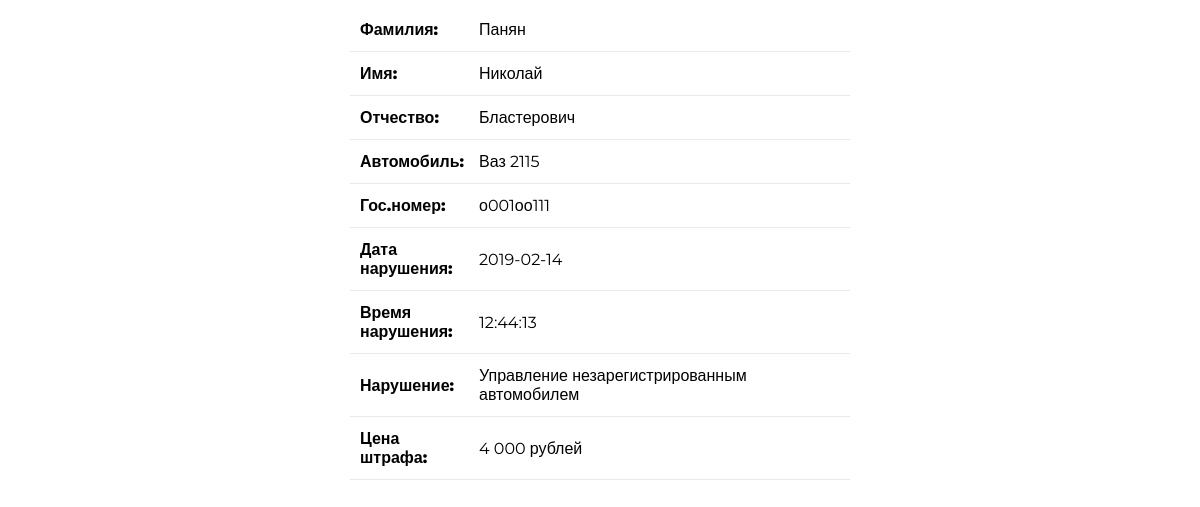
/lc.php?strahovka=A000B000000, run on the app's committed database.
### tables this page shows
CREATE TABLE IF NOT EXISTS `drivers` (
  `kod_avto` int(11) NOT NULL,
  `surname` text NOT NULL,
  `name` text NOT NULL,
  `fathername` text NOT NULL,
  `pasport` text NOT NULL
);

CREATE TABLE IF NOT EXISTS `avto` (
  `kod_avto` int(10) NOT NULL,
  `model` text NOT NULL,
  `gos_nomer` text NOT NULL,
  `strahovka` text
);

CREATE TABLE IF NOT EXISTS `narusheniya` (
  `kod_avto` int(11) NOT NULL,
  `id_narush` int(11) NOT NULL,
  `data` date NOT NULL,
  `time` time NOT NULL,
  `place` text NOT NULL
);

CREATE TABLE IF NOT EXISTS `vid_narush` (
  `id_narush` int(11) NOT NULL,
  `state_narush` text NOT NULL,
  `name_narush` text NOT NULL,
  `price_narush` text NOT NULL
);

### lc.php (the view)
<?php
include("script/link_bd.php");
$sql = "SELECT * FROM  `drivers` WHERE `kod_avto` =(SELECT `kod_avto` FROM  `avto` WHERE `strahovka` = '".$_GET['strahovka']."')";
$result = $connection->query($sql);
$driver=$result->fetch();
$sql = "SELECT * FROM `avto` WHERE `kod_avto`= '".$driver ['kod_avto']."'";
$result = $connection->query($sql);
$avto=$result->fetch();
$sql = "SELECT * FROM  `narusheniya` WHERE `kod_avto` = '".$driver ['kod_avto']."'";
$result = $connection->query($sql);
$narush=$result->fetch();
?>
<link rel="stylesheet" href="style/style.css">
<haeder><meta charset="UTF-8"></header>
<div class="lcm">
<table id="table-after-search">
    <tr><td>Фамилия:</td> <td><?php echo $driver ['surname']; ?></td></tr>
    <tr><td>Имя:</td>  <td><?php echo $driver ['name']; ?></td></tr>
    <tr><td>Отчество:</td> <td><?php echo $driver ['fathername']; ?></td></tr>
    <tr><td>Автомобиль:</td> <td><?php echo $avto ['model']; ?></td></tr>
    <tr><td>Гос.номер:</td> <td><?php echo $avto ['gos_nomer']; ?></td></tr>
    <tr><td>Дата нарушения:</td> <td><?php echo $narush ['data']; ?></td></tr>
    <tr><td>Время нарушения:</td> <td><?php echo $narush ['time']; ?></td></tr>
    <?php
    $sql = "SELECT `id_narush` FROM `narusheniya` WHERE `kod_avto` = '".$driver ['kod_avto']."'";
    $result = $connection->query($sql);
    $row=$result->fetch();
    $sql = "SELECT * FROM  `vid_narush` WHERE `id_narush` = '".$row ['id_narush']."'";
    $result = $connection->query($sql);
    $row=$result->fetch();
     ?>
     <tr><td>Нарушение:</td> <td><?php echo $row ['name_narush']; ?></td></tr>
    <tr><td>Цена штрафа:</td> <td><?php echo $row ['price_narush']; ?></td></tr>
</table>
</div>

### style/style.css (style rules this page uses)
table { width: 500px; border-collapse: collapse; }
table td { padding: 12px 5px 12px 10px; }
table tr { border-bottom: 1px solid #e8e9eb; }
table td:first-child { font-weight: 800; width: 100px; }
.lcm { display: flex; justify-content: center; }

### data on the page
drivers: surname "Панян", name "Николай", fathername "Бластерович"
avto: model "Ваз 2115", gos_nomer "о001оо111"
narusheniya: data "2019-02-14", time "12:44:13"
vid_narush: name_narush "Управление незарегистрированным автомобилем", price_narush "4 000 рублей"
